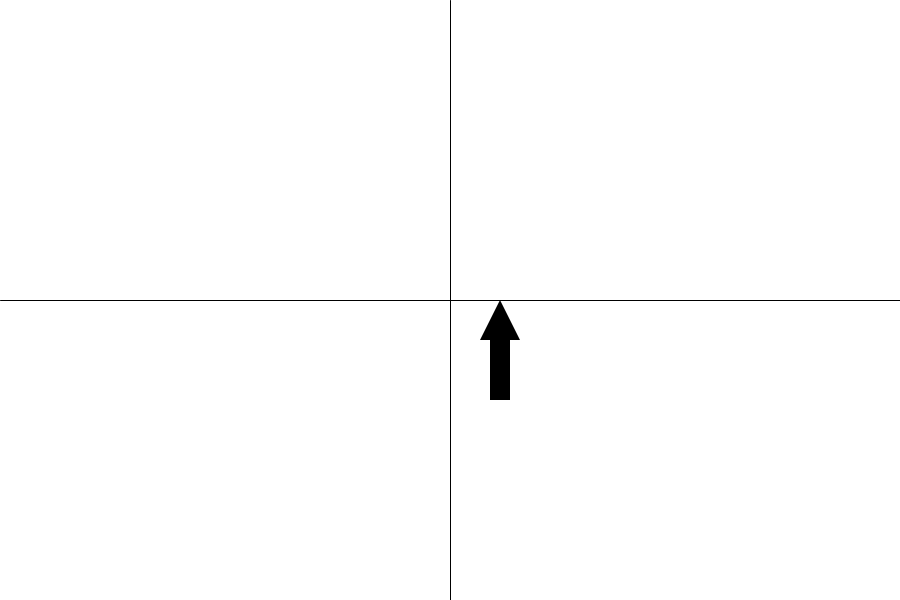
Frame 1 (no input)
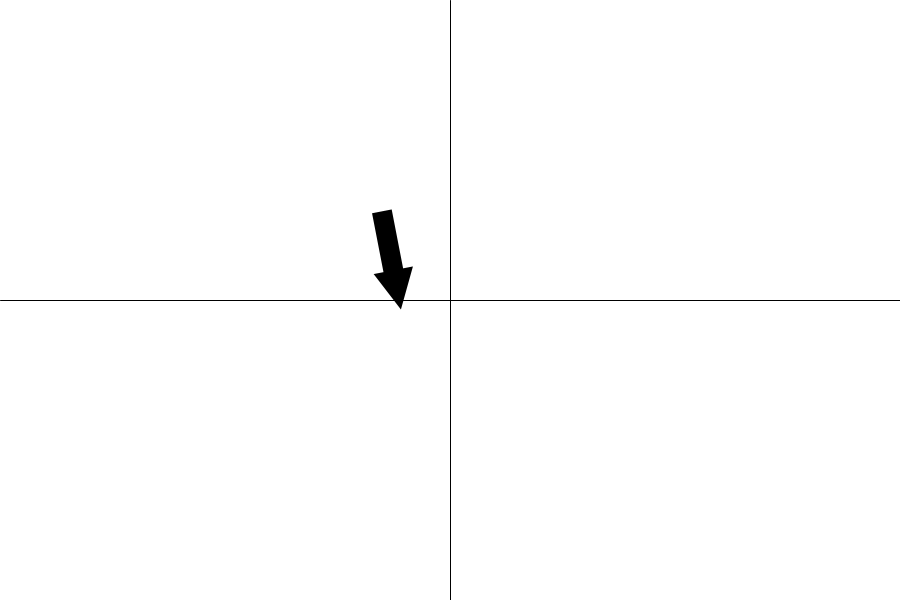
Frame 60 (the mouse pressed at the canvas centre just before this capture)
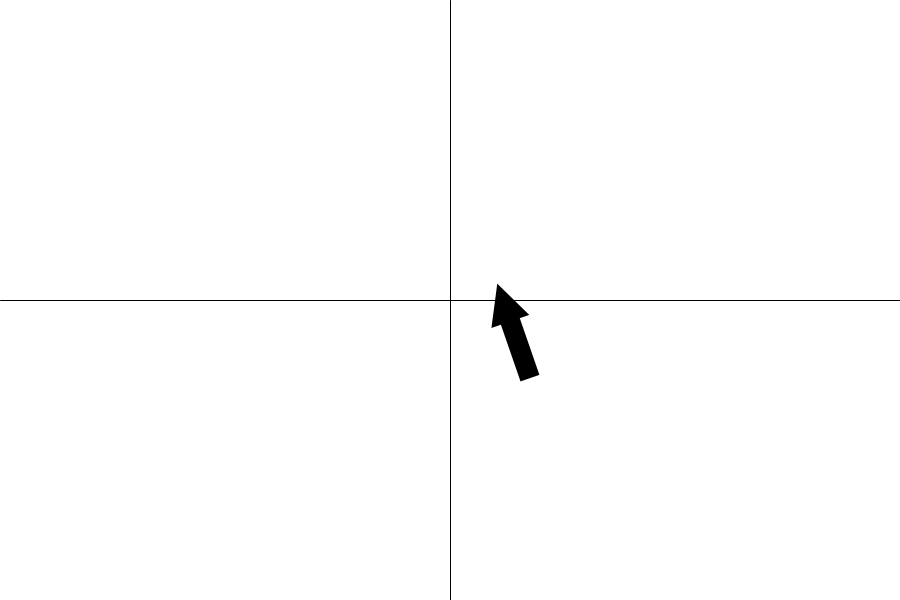
Frame 120 (the mouse held since frame 60 and released just before this capture)

The Processing sketch that drew these frames (run headless with seeded random() and noise(); from frame 60 on, the mouse is pressed at the canvas centre):

// Processing sketch: c05_arrow
// ── c05_arrow.pde

PShape arrow;

void setup() {
  size(900,600);
  arrow = createShape();
  arrow.beginShape();
  arrow.fill(0);
  arrow.noStroke();
  arrow.vertex(50, 0);
  arrow.vertex(70, 40);
  arrow.vertex(60, 40);
  arrow.vertex(60, 100);
  arrow.vertex(40, 100);
  arrow.vertex(40, 40);
  arrow.vertex(30, 40);
  arrow.endShape(CLOSE);
}

void draw() {
  background(255);
  line(width/2,0,width/2,height);
  line(0,height/2,width,height/2);
  translate(width/2,height/2);
  shape(arrow, 0, 0);
  arrow.rotate(0.05);
}
